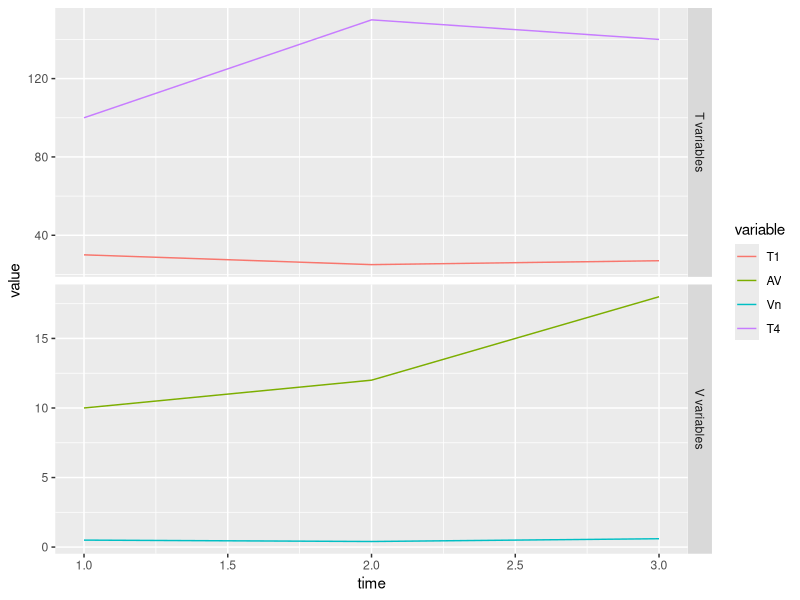
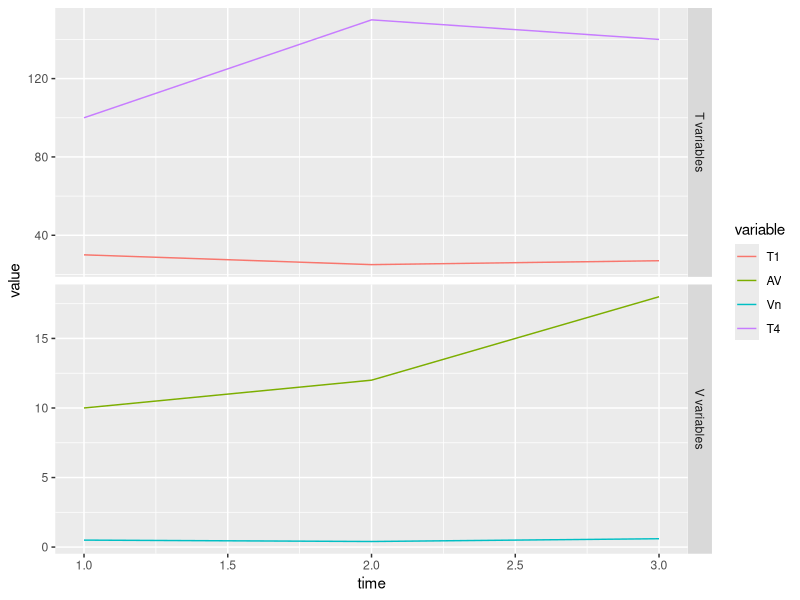
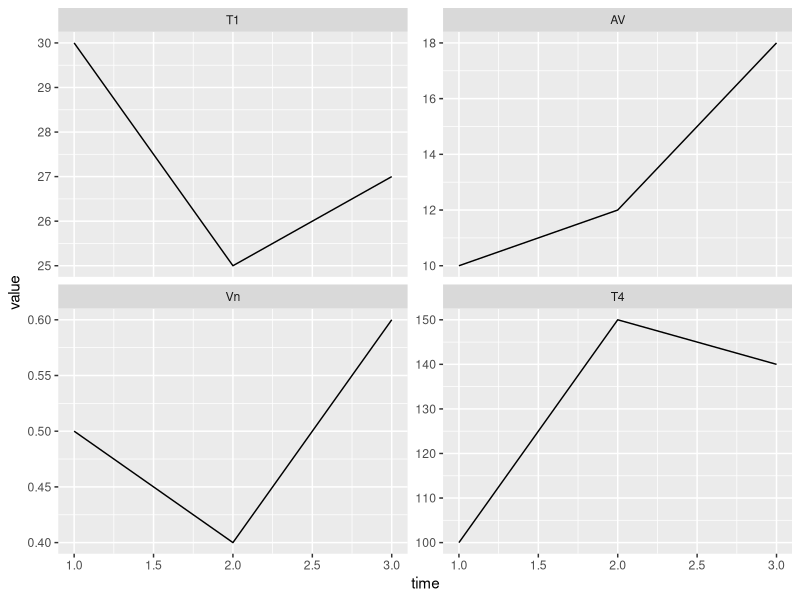

Write R code to recreate these figures, in order.
#questions/comments to: Alice Parkes, parkes.alice@uqam.ca 514-987-3000, ext 1463
#2016-03-17
#this script makes a 2-panel biplot
#it plots several variables in 2 panels (or "facets"), one on top of the other, with a shared x-axis and the possibly of different y-axes
#STEP 1: import the data from a csv file in wide format
#time T1  AV   Vn   T4
#1    30  10   0.5  100
#2    25  12   0.4  150
#3    27  18   0.6  140

#STEP 2: "melt" the data into long format
  # Test Laurent
#time variable value
#1    T1       30
#2    T1       25
#3    T1       27
#1    AV       10
#2    AV       12
#3    AV       18
#1    Vn       0.5
#2    Vn       0.4
#3    Vn       0.6
#1    T4       100
#2    T4       150
#3    T4       140

#STEP 3: add a column to indicate in which panel the data will be plotted
#time variable value  panel
#1    T1       30     T variables
#2    T1       25     T variables
#3    T1       27     T variables
#1    AV       10     V variables
#2    AV       12     V variables
#3    AV       18     V variables
#1    Vn       0.5    V variables
#2    Vn       0.4    V variables
#3    Vn       0.6    V variables
#1    T4       100    T variables
#2    T4       150    T variables
#3    T4       140    T variables

#STEP 4: plot with ggplot and facet_grid and save a jpg of the plot


setwd("/Users/aliceparkes/Documents/CarBBAS/R")
library(reshape)
library(ggplot2)

#STEP 1: import the data from a csv file with headers in wide format and examine it
GRIL <- read.table("2panelplotdata.csv", header=TRUE, sep=",", strip.white=TRUE)
str(GRIL)
dim(GRIL)

#STEP 2: "melt" the data into long format
GRIL.long <- melt(GRIL, id="time", variable_name="variable")
str(GRIL.long)
head(GRIL.long)
tail(GRIL.long)

#STEP 3: add a column to indicate in which panel the data will be plotted. There are many ways to build this categorical column. I just copied the variable name column, then assigned the panel based on the contents of the name.
#first copy variable name column
GRIL.long$panel <- GRIL.long$variable
#then substitute variable names that start with "T" with the label "T variables" or whatever you want (it will appear beside the panel in the graph)
#use the wildcard ".*" after the T
GRIL.long$panel <- gsub("T.*", "T variables", GRIL.long$panel)
#then substitute variable names that contain a "V" with the label "V variables" or whatever you want (it will appear beside the panel in the graph)
#use the wildcard ".*" before and after the V
GRIL.long$panel <- gsub(".*V.*", "V variables", GRIL.long$panel)
str(GRIL.long)
#check that every value was assigned a panel for plotting, using a frequency table
table(GRIL.long$panel)
#T variables V variables 
#          6           6 
#the panels will be in alphabetical order based on the panel label

#STEP 4: plot with ggplot and facets and save a jpg of the plot
#the "panel~." separates the data into facets according to the indication in the column called "panel"
#the scales="free_y" lets R use y-axes of different scales for each panel, so that they are appropriate for the range of values being plotted
#drop=FALSE means plot the variable even if there are no values for that variable (missing data) so you will see the variable listed in the legend, but no data will be plotted
p1 <- ggplot(data=GRIL.long, aes(x=time, y=value)) + geom_line(aes(colour=variable))
p1 + facet_grid(panel~., scales="free_y", drop=FALSE)

#save a jpg of the 2-panel plot
jpeg("2panelplot.jpg")
p1 <- ggplot(data=GRIL.long, aes(x=time, y=value)) + geom_line(aes(colour=variable))
p1 + facet_grid(panel~., scales="free_y", drop=FALSE)
dev.off()
#graphics.off() closes all open graphics, dev.off() closes only the last one open

#replacing "panel~." with "~variable", will make each variable appear in a separate panel
#if you have many variables, the panels (facets) will wrap and you can decide how many rows of panels, eg. with 40 variables, nrow=4 will make 4 rows of 10 panels each
jpeg("2panelplot_4panels.jpg")
p1 <- ggplot(data=GRIL.long, aes(x=time, y=value)) + geom_line()
p1 + facet_wrap(~variable, scales="free_y", drop=FALSE, nrow=2)
dev.off()
